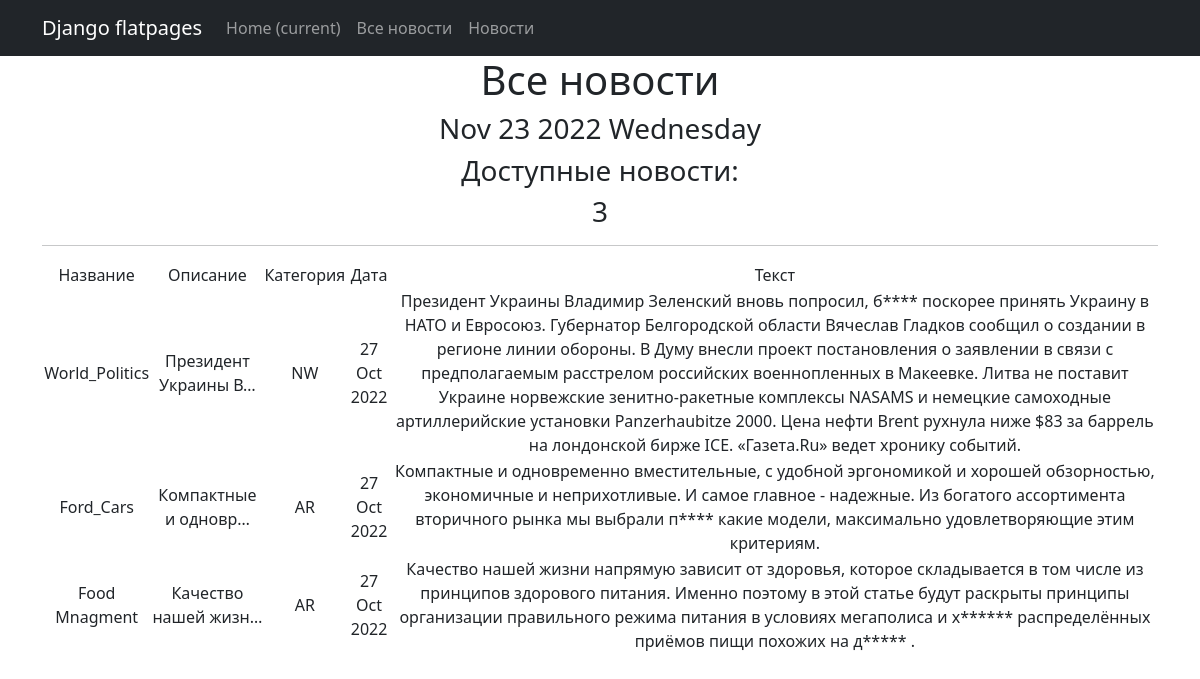
Page /news/ on the committed database.
### news/models.py (models this page shows, shortened)
class Post(models.Model):
    author = models.ForeignKey(Author, on_delete=models.CASCADE)
    ARTICLE = "AR"
    NEWS = "NW"
    CATEGORY_CHOICES = (
        (ARTICLE, "Статья"),
        (NEWS, "Новость")
    )
    categoryTypes = models.CharField(max_length=2, choices=CATEGORY_CHOICES, default=ARTICLE)
    dateCreation = models.DateTimeField(auto_now_add=True)
    postCategory = models.ManyToManyField(Category, through="PostCategory")
    title = models.CharField(max_length=256)
    text = models.TextField()
    rating = models.IntegerField(default=0)

### news/views.py (the view)
# urls.py: path('', PostList.as_view()),
class PostList(ListView):
    model = Post
    ordering = '-rating'
    template_name = 'news.html'
    context_object_name = 'news'

### news/templatetags/custom_filters.py (called while the page is built)
@register.filter()
def censor(value):
    if not isinstance(value, str):
        raise TypeError(f"unresolved type '{type(value)}' expected type 'str'")
    for word in value.split():
        if word.lower() in censor_list:
            value = value.replace(word, f"{word[0]}{'*' * (len(word) - 1)}")
    return value

### news/templatetags/custom_tags.py (called while the page is built)
@register.simple_tag()
def current_time(format_string='%b %d %Y'):
   return datetime.utcnow().strftime(format_string)

### news/templates/news.html (shortened to what this page needs)
{% extends 'flatpages/default.html' %}
{% load custom_filters %}
{% load custom_tags %}
{% block content %}
   <h1>Все новости</h1>
   <h3>{% current_time '%b %d %Y %A' %}</h3>
    <h3>Доступные новости:</h3> <h3>{{news|length}}</h3>
   <hr>
   {% if news %}
       <table>
           <tr>
               <td>Название</td>
               <td>Описание</td>
               <td>Категория</td>
               <td>Дата</td>
               <td>Текст</td>
           </tr>
           {% for post in news %}
           <tr>
               <td>{{ post.title }}</td>
               <td><div align = "center">{{ post.text|truncatechars:20 }}</div></td>
               <td>{{ post.categoryTypes}}</td>
               <td>{{ post.dateCreation|date:'d M Y' }}</td>
               <td>{{ post.text|censor}}</td>
           </tr>
           {% endfor %}
       </table>
   {% else %}
       <h2>Новостей нет!</h2>
   {% endif %}
{% endblock content %}

### news/templates/flatpages/default.html (shortened to what this page needs)
<!DOCTYPE html>
<html lang="en">
    <head>
        {% load static %}
        <link href="{% static 'css/styles.css' %}" rel="stylesheet" />
    </head>
    <body>
       <nav class="navbar navbar-expand-lg navbar-dark bg-dark static-top">
   <div class="container">
       <a class="navbar-brand" href="#">Django flatpages</a>
       <div class="collapse navbar-collapse" id="navbarResponsive">
           <ul class="navbar-nav ml-auto">
               <li class="nav-item active">
                   <a class="nav-link" href="#">Home
                       <span class="sr-only">(current)</span>
                   </a>
               </li>
               <li class="nav-item">
                   <a class="nav-link" href="/news/">Все новости</a>
               </li>
               <li class="nav-item">
                   <a class="nav-link" href="/news_id/">Новости</a>
               </li>
           </ul>
       </div>
   </div>
</nav>
    <div class="container">
   <div class="row">
       <div class="col-lg-12 text-center">
           {% block content %}{% endblock content %}
       </div>
   </div>
</div>
    </body>
</html>

### rows in the picture
Post: title "World_Politics", text "Президент Украины В…", categoryTypes "NW", dateCreation "27 Oct 2022", text|censor "Президент Украины Владимир Зеленский вновь попросил, б**** поскорее принять Украину в НАТО и Евросоюз. Губернатор Белгородской области Вячеслав Гладков сообщил о создании в регионе линии обороны. В Думу внесли проект постановления о заявлении в связи с предполагаемым расстрелом российских военнопленных в Макеевке. Литва не поставит Украине норвежские зенитно-ракетные комплексы NASAMS и немецкие самоходные артиллерийские установки Panzerhaubitze 2000. Цена нефти Brent рухнула ниже $83 за баррель на лондонской бирже ICE. «Газета.Ru» ведет хронику событий."
Post: title "Ford_Cars", text "Компактные и одновр…", categoryTypes "AR", dateCreation "27 Oct 2022", text|censor "Компактные и одновременно вместительные, с удобной эргономикой и хорошей обзорностью, экономичные и неприхотливые. И самое главное - надежные. Из богатого ассортимента вторичного рынка мы выбрали п**** какие модели, максимально удовлетворяющие этим критериям."
Post: title "Food Mnagment", text "Качество нашей жизн…", categoryTypes "AR", dateCreation "27 Oct 2022", text|censor "Качество нашей жизни напрямую зависит от здоровья, которое складывается в том числе из принципов здорового питания. Именно поэтому в этой статье будут раскрыты принципы организации правильного режима питания в условиях мегаполиса и х****** распределённых приёмов пищи похожих на д***** ."

### other values in the picture
{{ news|length }} "3"
